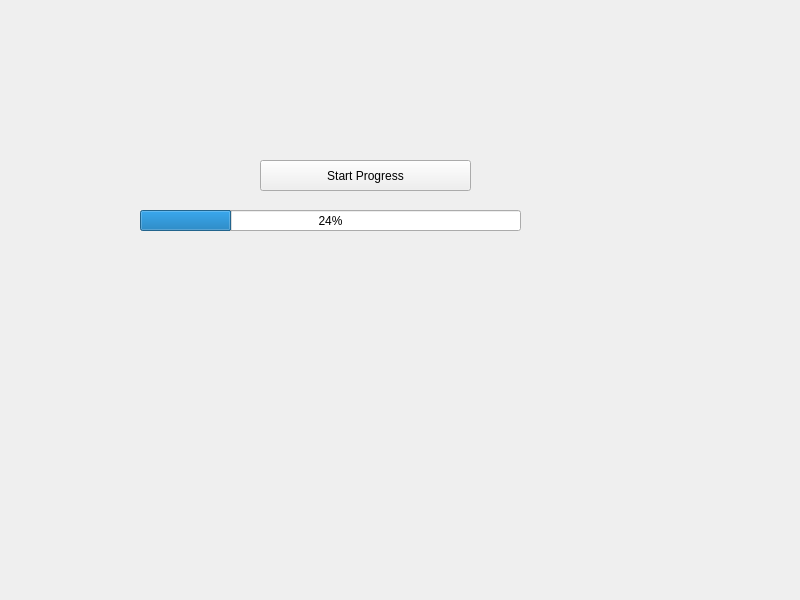
<?xml version="1.0" encoding="UTF-8"?>
<ui version="4.0">
 <class>Widget</class>
 <widget class="QWidget" name="Widget">
  <property name="geometry">
   <rect>
    <x>0</x>
    <y>0</y>
    <width>800</width>
    <height>600</height>
   </rect>
  </property>
  <property name="windowTitle">
   <string>Widget</string>
  </property>
  <widget class="QPushButton" name="start">
   <property name="geometry">
    <rect>
     <x>260</x>
     <y>160</y>
     <width>211</width>
     <height>31</height>
    </rect>
   </property>
   <property name="text">
    <string>Start Progress</string>
   </property>
  </widget>
  <widget class="QProgressBar" name="progressBar">
   <property name="geometry">
    <rect>
     <x>140</x>
     <y>210</y>
     <width>381</width>
     <height>21</height>
    </rect>
   </property>
   <property name="value">
    <number>24</number>
   </property>
  </widget>
  <widget class="QLabel" name="label">
   <property name="geometry">
    <rect>
     <x>290</x>
     <y>120</y>
     <width>171</width>
     <height>20</height>
    </rect>
   </property>
   <property name="text">
    <string/>
   </property>
  </widget>
 </widget>
 <resources/>
 <connections/>
</ui>
